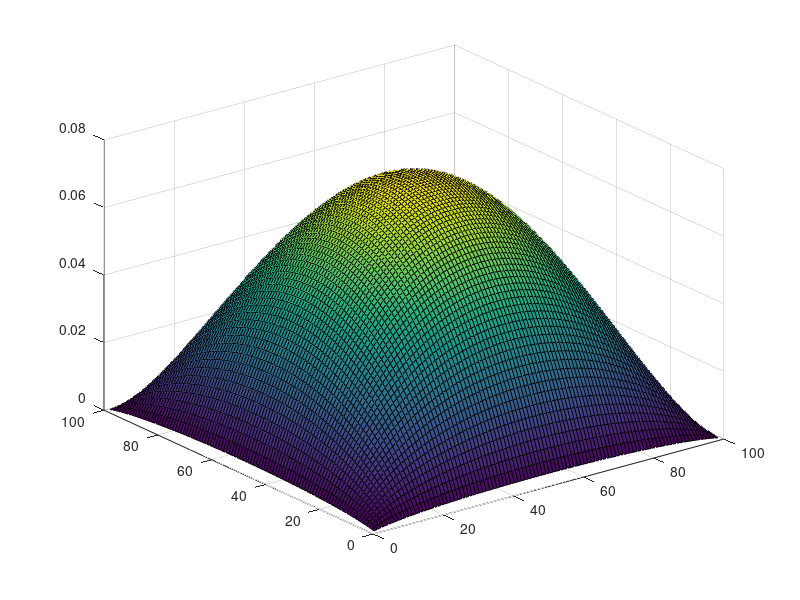
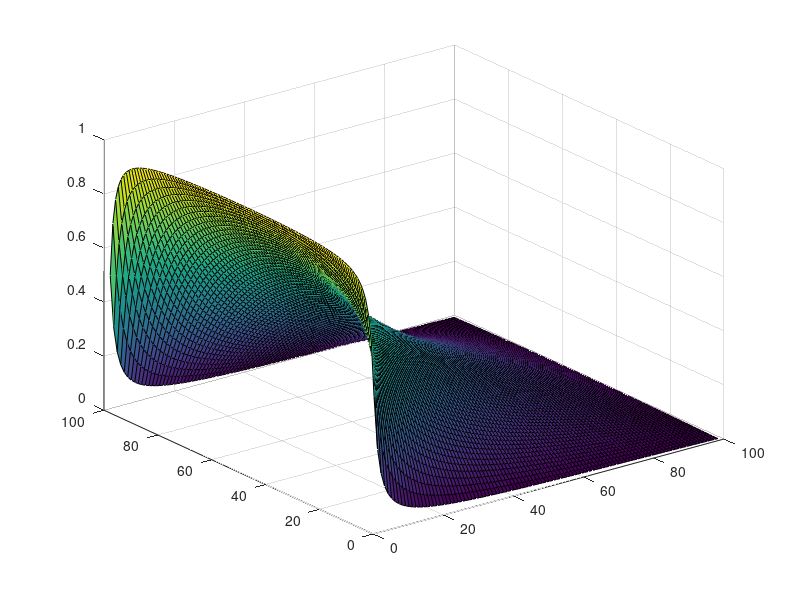
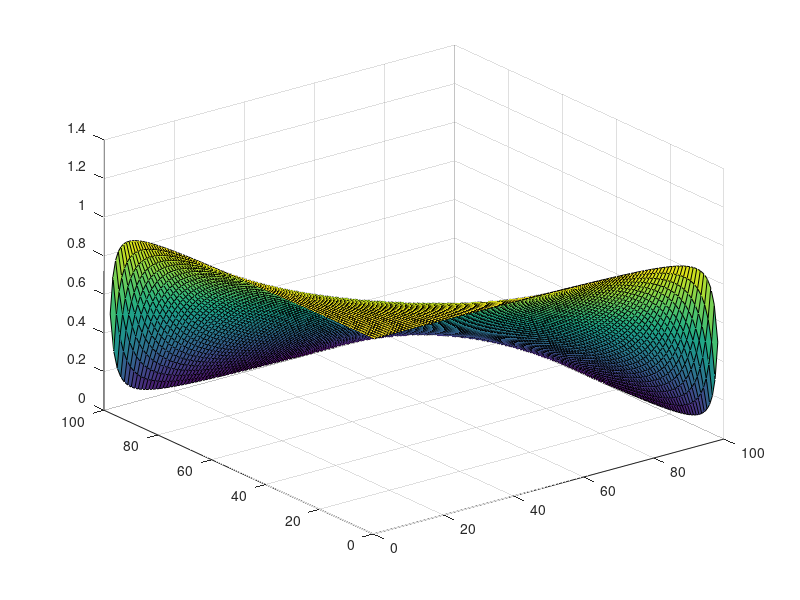

The MATLAB source for these figures, in order:
N=100;
dx=1/N;
Adiag=eye(N-1)*(-4/dx^2);
Adiag=Adiag+diag(ones(N-2,1),1)/dx^2;
Adiag=Adiag+diag(ones(N-2,1),-1)/dx^2;
Aoff=eye(N-1)/dx^2;
A=sparse((N-1)*(N-1),(N-1)*(N-1));
for i=1:N-1
    A((i-1)*(N-1)+1:(i-1)*(N-1)+(N-1),(i-1)*(N-1)+1:(i-1)*(N-1)+(N-1))=Adiag;
end
for i=2:N-1
    A((i-2)*(N-1)+1:(i-2)*(N-1)+(N-1),(i-1)*(N-1)+1:(i-1)*(N-1)+(N-1))=Aoff;
    A((i-1)*(N-1)+1:(i-1)*(N-1)+(N-1),(i-2)*(N-1)+1:(i-2)*(N-1)+(N-1))=Aoff;
end
f=ones((N-1)*(N-1),1);
u=-A\f;
u=reshape(u,N-1,N-1);
surf(u);
figure()
f(1:N-1)=f(1:N-1)+1/dx^2;
u=-A\f;
u=reshape(u,N-1,N-1);
surf(u);
figure()
f(1:N-1:end)=f(1:N-1:end)+1/dx^2;
u=-A\f;
u=reshape(u,N-1,N-1);
surf(u);
